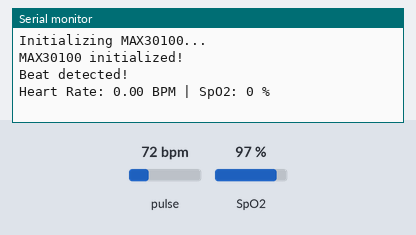
This sketch was run on a simulated Arduino Uno, built with avr-gcc and run on an emulated ATmega328P. On the bench: the last lines printed to the serial monitor. The inputs (shaded band) are chosen by the test bench; at power-on: pulse 72 bpm, SpO2 97 %.

Above: at 1.2 s.
1.3 s: pulse set to 42 bpm
At 2.7 s:
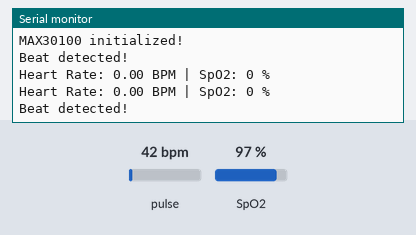
2.8 s: SpO2 set to 80 %
At 3.6 s:
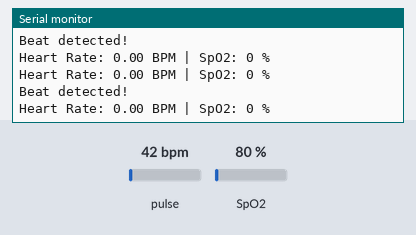
4.3 s: pulse set to 70 bpm
At 7.8 s:
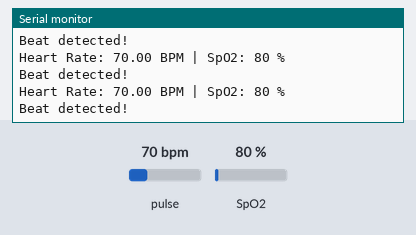
Timing chart, 0 to 9.3 s (numbered marks = the images above; inputs shaded):
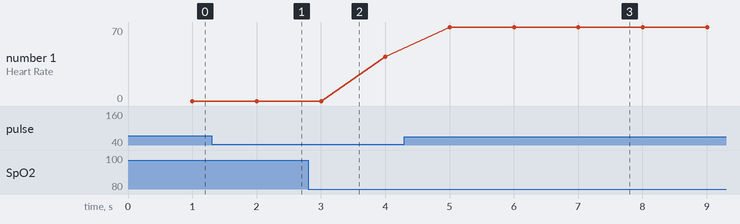

The sketch:

max30100.ino
```cpp
#include <Wire.h>
#include "MAX30100_PulseOximeter.h"

#define REPORTING_PERIOD_MS 1000

PulseOximeter pox;
uint32_t lastReport = 0;

void onBeatDetected() { Serial.println("Beat detected!"); }

void setup() {
  Serial.begin(9600);
  Serial.println("Initializing MAX30100...");
  if (!pox.begin()) {
    Serial.println("MAX30100 not detected!");
    while (1);
  }
  Serial.println("MAX30100 initialized!");
  pox.setOnBeatDetectedCallback(onBeatDetected);
}

void loop() {
  pox.update();
  if (millis() - lastReport >= REPORTING_PERIOD_MS) {
    Serial.print("Heart Rate: ");
    Serial.print(pox.getHeartRate());
    Serial.print(" BPM | SpO2: ");
    Serial.print(pox.getSpO2());
    Serial.println(" %");
    lastReport = millis();
  }
}
```

Measured:
- after the input at 4.3 s, the serial monitor: prints a new line after 0.70 s (image 3)
- plotted number 1: 42 → 70 after the input at 4.3 s
